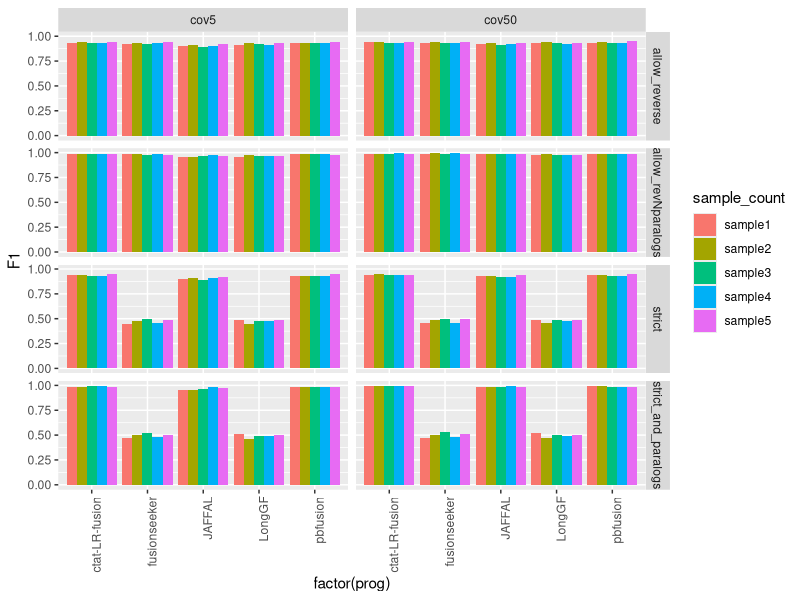
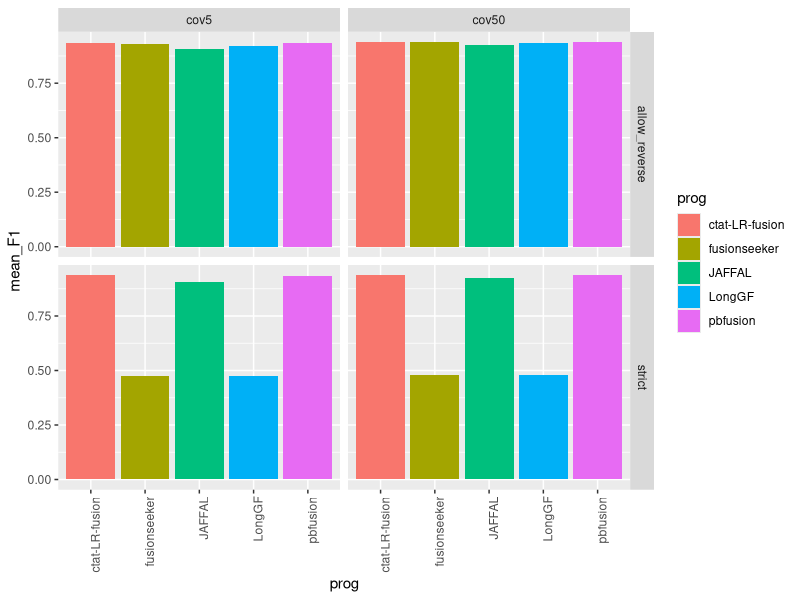
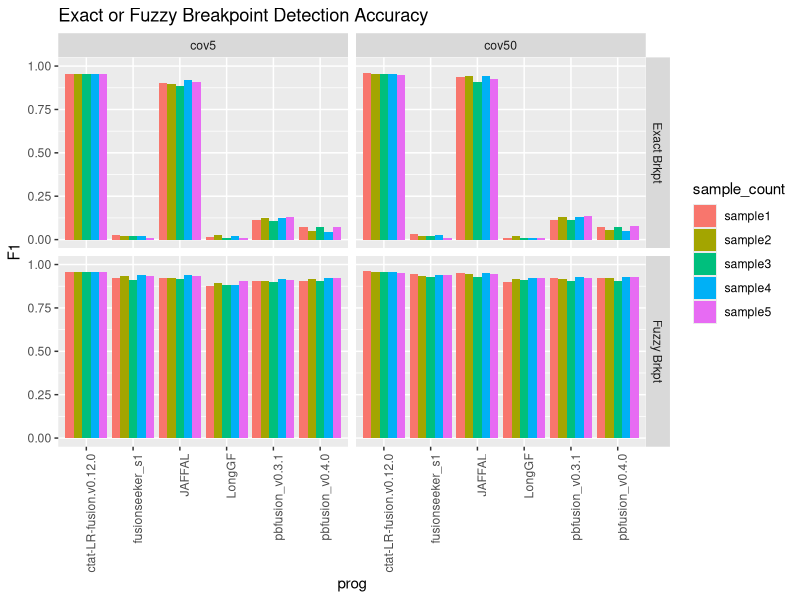
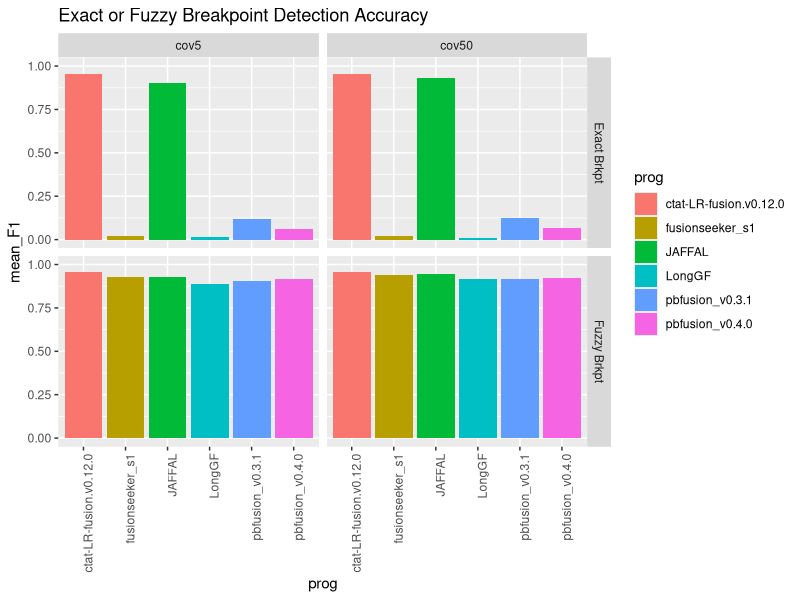
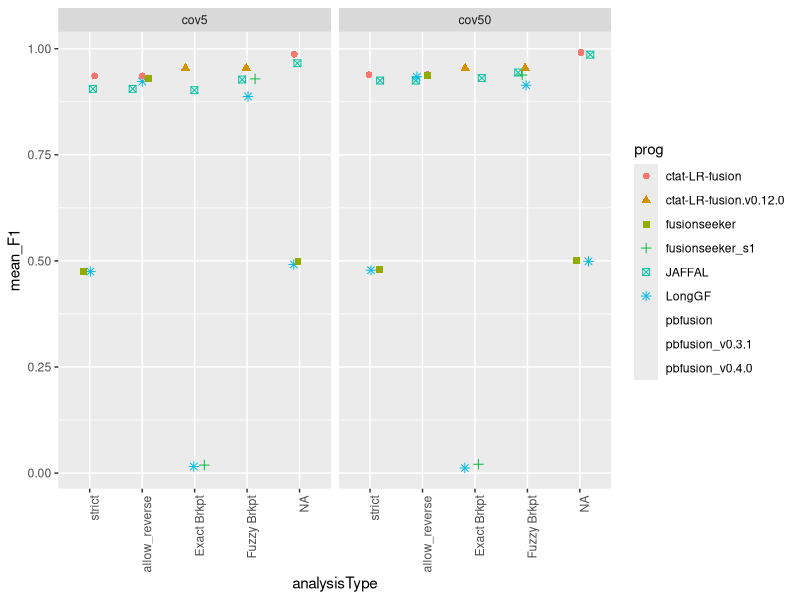
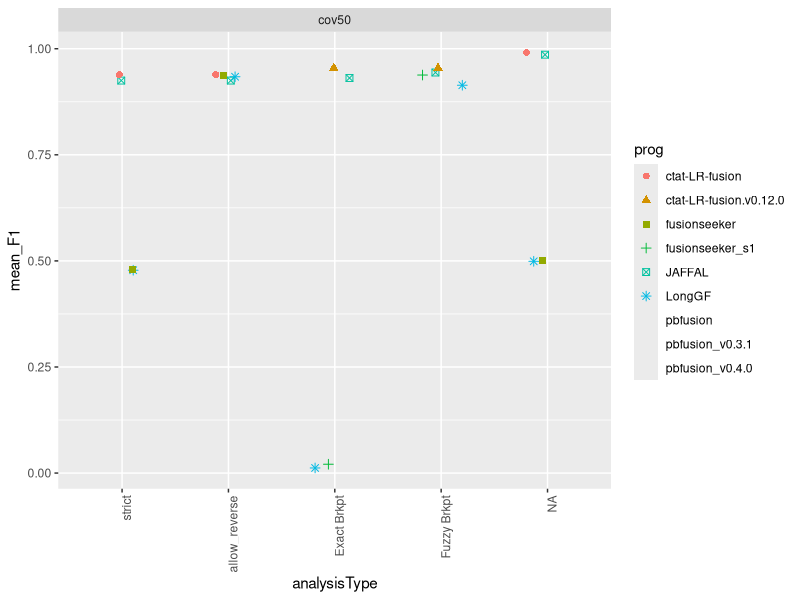
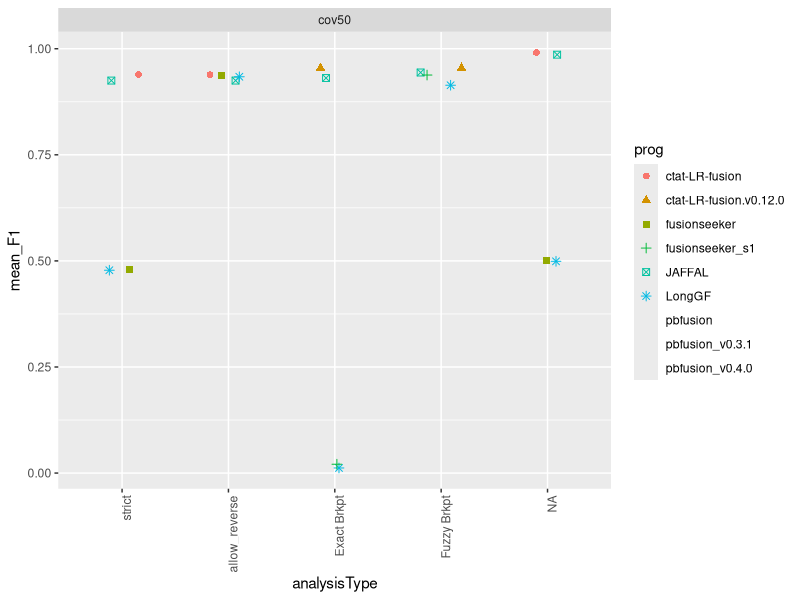

Generate these figures, in order, with R:
## ---- chunk 1
knitr::opts_chunk$set(echo = TRUE)
library(tidyverse)
## ---- chunk 2

max_F1_data = read.table("data/max_F1_summary.tsv", header=T, sep="\t") %>% 
    filter(! grepl("flair", prog)) 

max_F1_data %>% head()

## ---- chunk 3

# barplot

p_barplot = max_F1_data %>% ggplot(aes(x=factor(prog), y=F1)) +
        geom_bar(stat='identity', position='dodge', aes(fill=sample_count)) +
        facet_grid(vars(analysisType), vars(coverage_level)) + 
    theme(axis.text.x = element_text(angle = 90, hjust = 1)) 

p_barplot

## ---- chunk 4



mean_samples_F1 = max_F1_data %>% 
    group_by(coverage_level, prog, analysisType) %>%
    summarize(mean_F1 = mean(F1))


mean_samples_F1 %>%
        filter(analysisType %in% c('strict', 'allow_reverse')) %>%
        ggplot() +
        geom_col(aes(x=prog, y=mean_F1, fill=prog)) +
        facet_grid(vars(analysisType), vars(coverage_level)) + 
    theme(axis.text.x = element_text(angle = 90, hjust = 1)) 


## ---- chunk 5
breakpoint_data = read.table("data/breakpoint_maxF1_data.tsv", sep="\t", header=T) %>%
    filter(prog != 'flairfusion')
    


breakpoint_data$coverage_level = factor(breakpoint_data$coverage_level, levels=c('cov5', 'cov50'))

brkpt_accuracy_plot = breakpoint_data %>% ggplot(aes(x=prog, y=F1, fill=sample_count)) +
        geom_bar(stat='identity', position='dodge', aes(fill=sample_count)) +
        facet_grid(vars(analysisType), vars(coverage_level)) +
        ggtitle("Exact or Fuzzy Breakpoint Detection Accuracy") +
        ylim(0,1) +
        theme(axis.text.x = element_text(angle = 90, hjust = 1)) 



brkpt_accuracy_plot 

## ---- chunk 6

breakpoint_mean_F1_stats = breakpoint_data %>% group_by(coverage_level, analysisType, prog) %>% 
    summarize(mean_F1 = mean(F1, na.rm=T))


breakpoint_mean_F1_stats %>% ggplot() +
        geom_col(aes(x=prog, y=mean_F1, fill=prog)) +
        facet_grid(vars(analysisType), vars(coverage_level)) +
        ggtitle("Exact or Fuzzy Breakpoint Detection Accuracy") +
        ylim(0,1)  +
        theme(axis.text.x = element_text(angle = 90, hjust = 1)) 


## ---- chunk 7

combined_results = bind_rows(mean_samples_F1,
                             breakpoint_mean_F1_stats)

combined_results %>% head()



## ---- chunk 8

combined_results %>%
        filter(analysisType != "allow_revNparalogs") %>%
        mutate(analysisType = factor(analysisType, 
                            levels=c('strict', 'allow_reverse', 'Exact Brkpt', 'Fuzzy Brkpt') )) %>%
    ggplot() +
    geom_jitter(aes(x=analysisType, y=mean_F1, color=prog, shape=prog), width=0.2, height=0, size=rel(2)) +

    facet_wrap(~coverage_level) +
     theme(axis.text.x = element_text(angle = 90, hjust = 1)) 
    

## ---- chunk 9

# just cov50

combined_results %>%
        filter(coverage_level == 'cov50') %>%
        filter(analysisType != "allow_revNparalogs") %>%
        mutate(analysisType = factor(analysisType, 
                            levels=c('strict', 'allow_reverse', 'Exact Brkpt', 'Fuzzy Brkpt') )) %>%
    ggplot() +
    geom_jitter(aes(x=analysisType, y=mean_F1, color=prog, shape=prog), width=0.2, height=0, size=rel(2)) +

    facet_wrap(~coverage_level) +
     theme(axis.text.x = element_text(angle = 90, hjust = 1)) 
    
    

## ---- chunk 10


# excluding pbfusion v0.4.0 for main fig since ordering issues were corrected after we brought it to their attention. 
# will include the pbvusion v0.4.0 update results in the supp.

# just cov50

combined_results %>%
        filter(coverage_level == 'cov50') %>%
        filter(analysisType != "allow_revNparalogs") %>%
        mutate(analysisType = factor(analysisType, 
                            levels=c('strict', 'allow_reverse', 'Exact Brkpt', 'Fuzzy Brkpt') )) %>%
    ggplot() +
    geom_jitter(aes(x=analysisType, y=mean_F1, color=prog, shape=prog), width=0.2, height=0, size=rel(2)) +

    facet_wrap(~coverage_level) +
     theme(axis.text.x = element_text(angle = 90, hjust = 1)) 
    

## ---- chunk 11

write.table(combined_results %>%
        filter(coverage_level == 'cov50') %>%
        filter(analysisType != "allow_revNparalogs") %>%
        mutate(analysisType = factor(analysisType, 
                            levels=c('strict', 'allow_reverse', 'Exact Brkpt', 'Fuzzy Brkpt') )),
        
        file = "ONT_sim.combined_results.tsv", sep="\t", row.names=F, quote=F)
